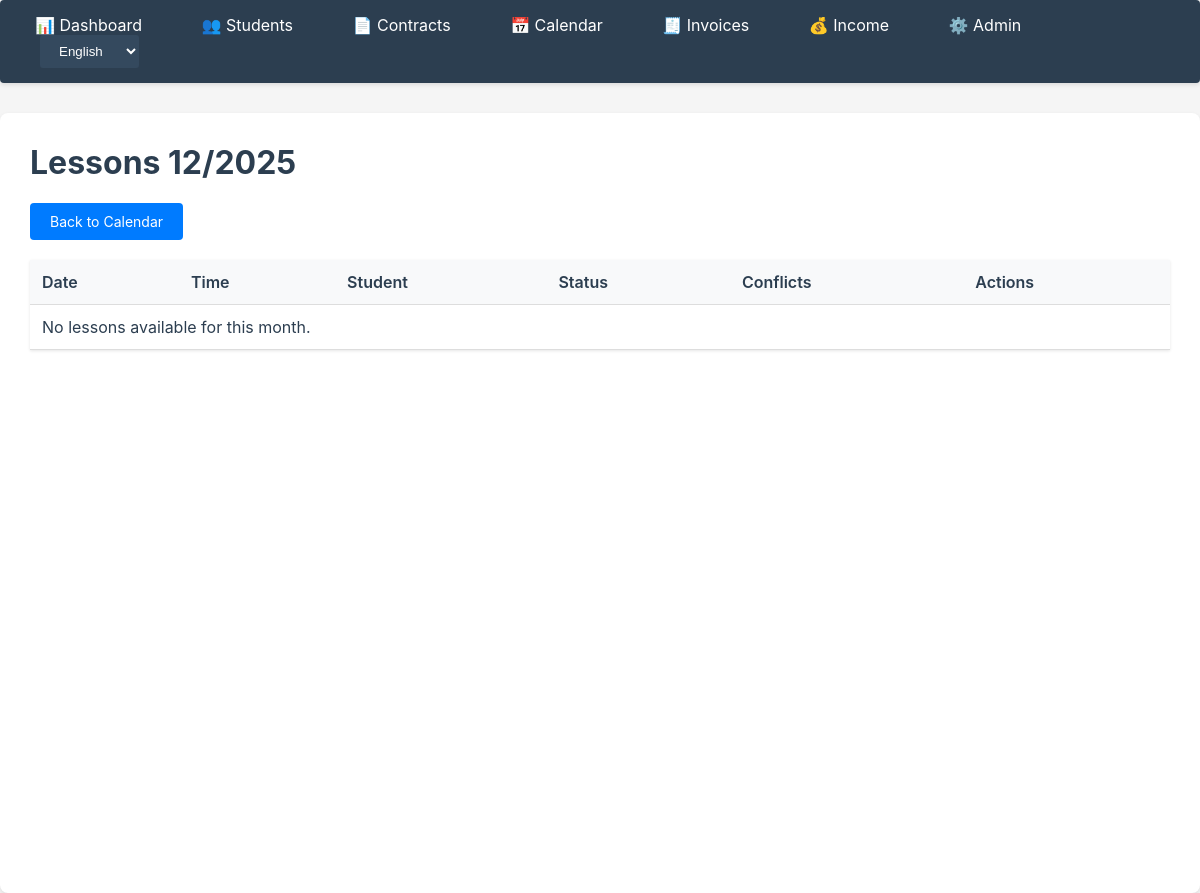
Before: /lessons/month/2025/12/ with the older database file.
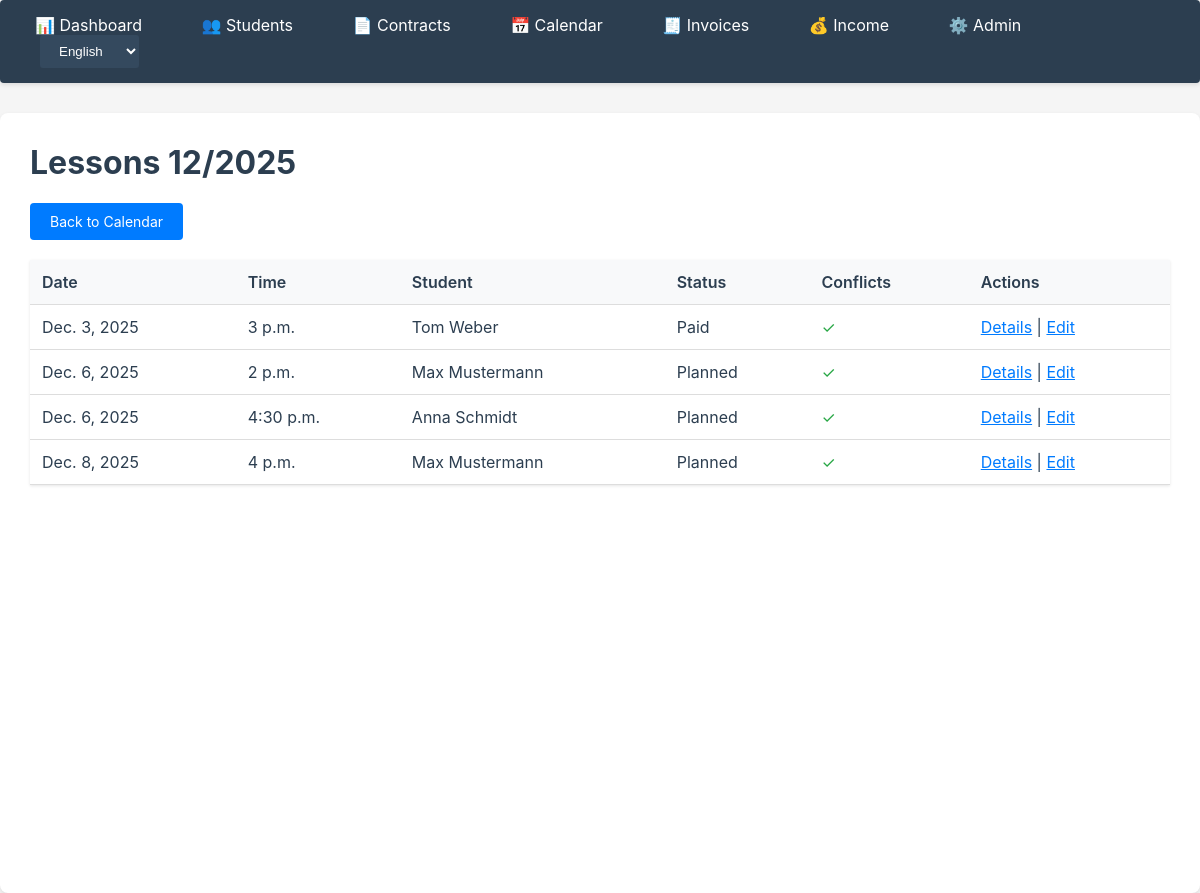
After: the same page with the newer database file.
### apps/lessons/models.py (models this page shows, shortened)
class Lesson(models.Model):
    STATUS_CHOICES = [
        ('planned', _('Planned')),
        ('taught', _('Taught')),
        ('cancelled', _('Cancelled')),
        ('paid', _('Paid')),
    ]
    contract = models.ForeignKey(
        Contract,
        on_delete=models.CASCADE,
        related_name='lessons',
        help_text=_("Associated contract")
    )
    date = models.DateField(help_text=_("Lesson date"))
    start_time = models.TimeField(help_text=_("Start time"))
    duration_minutes = models.PositiveIntegerField(
        validators=[MinValueValidator(1)],
        help_text=_("Duration in minutes")
    )
    status = models.CharField(
        max_length=20,
        choices=STATUS_CHOICES,
        default='planned',
        help_text=_("Lesson status")
    )
    travel_time_before_minutes = models.PositiveIntegerField(
        default=0,
        help_text=_("Travel time before in minutes")
    )
    travel_time_after_minutes = models.PositiveIntegerField(
        default=0,
        help_text=_("Travel time after in minutes")
    )
    notes = models.TextField(
        blank=True,
        null=True,
        help_text=_("Notes for the lesson")
    )
    created_at = models.DateTimeField(auto_now_add=True)
    updated_at = models.DateTimeField(auto_now=True)
    class Meta:
        ordering = ['-date', '-start_time']
        verbose_name = _('Lesson')
        verbose_name_plural = _('Lessons')
        indexes = [
            models.Index(fields=['date', 'start_time']),
            models.Index(fields=['status']),
        ]

### apps/contracts/models.py (models this page shows, shortened)
class Contract(models.Model):
    student = models.ForeignKey(
        Student,
        on_delete=models.CASCADE,
        related_name='contracts',
        help_text=_("Student for whom the contract applies")
    )
    institute = models.CharField(
        max_length=200,
        blank=True,
        null=True,
        help_text=_("Institute name (if applicable)")
    )
    hourly_rate = models.DecimalField(
        max_digits=10,
        decimal_places=2,
        validators=[MinValueValidator(Decimal('0.01'))],
        help_text=_("Rate per unit in EUR")
    )
    unit_duration_minutes = models.PositiveIntegerField(
        default=60,
        help_text=_("Duration of one unit in minutes")
    )
    start_date = models.DateField(help_text=_("Contract start date"))
    end_date = models.DateField(
        null=True,
        blank=True,
        help_text=_("Contract end date (optional, empty = unlimited)")
    )
    is_active = models.BooleanField(
        default=True,
        help_text=_("Is the contract active?")
    )
    notes = models.TextField(
        blank=True,
        null=True,
        help_text=_("Additional notes about the contract")
    )
    created_at = models.DateTimeField(auto_now_add=True)
    updated_at = models.DateTimeField(auto_now=True)
    class Meta:
        ordering = ['-start_date', 'student']
        verbose_name = _('Contract')
        verbose_name_plural = _('Contracts')

### apps/students/models.py (models this page shows, shortened)
class Student(models.Model):
    first_name = models.CharField(max_length=100)
    last_name = models.CharField(max_length=100)
    email = models.EmailField(blank=True, null=True)
    phone = models.CharField(max_length=20, blank=True, null=True)
    school = models.CharField(
        max_length=200,
        blank=True,
        null=True,
        help_text=_("School name")
    )
    grade = models.CharField(
        max_length=50,
        blank=True,
        null=True,
        help_text=_("Grade/Level (e.g., '10th grade', 'Q1')")
    )
    subjects = models.CharField(
        max_length=500,
        blank=True,
        null=True,
        help_text=_("Subjects (comma-separated, e.g., 'Math, German, English')")
    )
    notes = models.TextField(
        blank=True,
        null=True,
        help_text=_("Additional notes about the student")
    )
    created_at = models.DateTimeField(auto_now_add=True)
    updated_at = models.DateTimeField(auto_now=True)
    class Meta:
        ordering = ['last_name', 'first_name']
        verbose_name = _('Student')
        verbose_name_plural = _('Students')
    def __str__(self):
        return f"{self.first_name} {self.last_name}"

### apps/lessons/views.py (the view)
# urls.py: path('month/<int:year>/<int:month>/', views.LessonMonthView.as_view(), name='month'),
class LessonMonthView(ListView):
    model = Lesson
    template_name = 'lessons/lesson_month.html'
    context_object_name = 'lessons'
    def get_queryset(self):
        year = int(self.kwargs.get('year', timezone.now().year))
        month = int(self.kwargs.get('month', timezone.now().month))
        return LessonQueryService.get_lessons_for_month(year, month)
    def get_context_data(self, **kwargs):
        context = super().get_context_data(**kwargs)
        year = int(self.kwargs.get('year', timezone.now().year))
        month = int(self.kwargs.get('month', timezone.now().month))
        for lesson in context['lessons']:
            lesson.conflicts = LessonConflictService.check_conflicts(lesson)
        context['year'] = year
        context['month'] = month
        return context

### apps/lessons/services.py (called while the page is built)
    @staticmethod
    def intervals_overlap(start1: datetime, end1: datetime, start2: datetime, end2: datetime) -> bool:
        return end1 > start2 and start1 < end2

    @staticmethod
    def calculate_time_block(lesson: Lesson) -> tuple[datetime, datetime]:
        lesson_datetime = timezone.make_aware(
            datetime.combine(lesson.date, lesson.start_time)
        )
        start_datetime = lesson_datetime - timedelta(minutes=lesson.travel_time_before_minutes)
        end_datetime = lesson_datetime + timedelta(
            minutes=lesson.duration_minutes + lesson.travel_time_after_minutes
        )
        return start_datetime, end_datetime

    @staticmethod
    def get_lessons_for_month(year: int, month: int) -> list[Lesson]:
        start_date = date(year, month, 1)
        if month == 12:
            end_date = date(year + 1, 1, 1)
        else:
            end_date = date(year, month + 1, 1)
        return Lesson.objects.filter(
            date__gte=start_date,
            date__lt=end_date
        ).select_related('contract', 'contract__student').order_by('date', 'start_time')

### apps/lessons/templates/lessons/lesson_month.html (shortened to what this page needs)
{% extends 'core/base.html' %}
{% load i18n %}
{% block content %}
<h1>{% blocktrans with month=month year=year %}Lessons {{ month }}/{{ year }}{% endblocktrans %}</h1>
<a href="{% url 'lessons:week' %}" class="btn">{% trans "Back to Calendar" %}</a>
<table>
    <thead>
        <tr>
            <th>{% trans "Date" %}</th>
            <th>{% trans "Time" %}</th>
            <th>{% trans "Student" %}</th>
            <th>{% trans "Status" %}</th>
            <th>{% trans "Conflicts" %}</th>
            <th>{% trans "Actions" %}</th>
        </tr>
    </thead>
    <tbody>
        {% for lesson in lessons %}
        <tr>
            <td>{{ lesson.date }}</td>
            <td>{{ lesson.start_time }}</td>
            <td>{{ lesson.contract.student }}</td>
            <td>{{ lesson.get_status_display }}</td>
            <td>
                {% if lesson.conflicts %}
                <span class="conflict-icon">⚠</span> <span class="conflict">{{ lesson.conflicts|length }}</span>
                {% else %}
                <span style="color: #28a745;">✓</span>
                {% endif %}
            </td>
            <td>
                <a href="{% url 'lessons:detail' lesson.pk %}">{% trans "Details" %}</a> |
                <a href="{% url 'lessons:update' lesson.pk %}">{% trans "Edit" %}</a>
            </td>
        </tr>
        {% empty %}
        <tr><td colspan="6">{% trans "No lessons available for this month." %}</td></tr>
        {% endfor %}
    </tbody>
</table>
{% endblock %}

Changed rows visible on the page:
added Lesson: date "Dec. 3, 2025", start_time "3 p.m.", contract.student "Tom Weber", status "Paid"
added Lesson: date "Dec. 6, 2025", start_time "2 p.m.", contract.student "Max Mustermann", status "Planned"
added Lesson: date "Dec. 6, 2025", start_time "4:30 p.m.", contract.student "Anna Schmidt", status "Planned"
added Lesson: date "Dec. 8, 2025", start_time "4 p.m.", contract.student "Max Mustermann", status "Planned"
Other visible differences:
text no longer shown: "No lessons available for this month."
